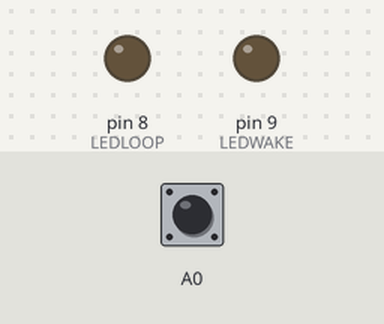
Bench run of a sketch on a simulated Arduino Uno, built with avr-gcc and run on an emulated ATmega328P. Parts: output pins drawn as LEDs (lit = HIGH). The test bench sets the inputs (shaded band); at power-on: A0 HIGH.

Above: at 1.2 s.
1.3 s: A0 pulled LOW for 0.15 s
At 1.37 s:
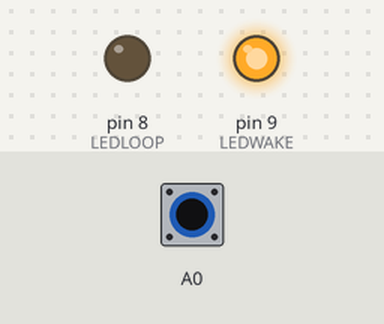
2.9 s: A0 pulled LOW for 3.2 s
At 7.4 s:
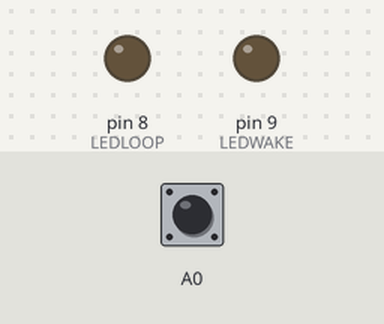
Timing chart, 0 to 8.9 s (numbered marks = the images above; inputs shaded):
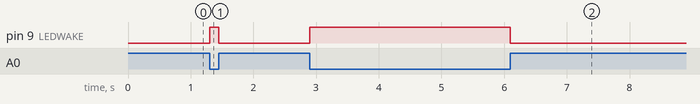

Measured:
- after the input at 1.3 s, pin 9 (LEDWAKE): LOW → HIGH at once, → LOW 0.15 s later
- after the input at 2.9 s, pin 9 (LEDWAKE): LOW → HIGH at once, → LOW 3.2 s later

The sketch:

interruption.ino
```cpp
#include <avr/sleep.h>

const byte LEDLOOP = 8;
const byte LEDWAKE = 9;

ISR (PCINT1_vect)
 {
 // handle pin change interrupt for A0 to A5 here

 // toggle LED
 digitalWrite (LEDWAKE, !digitalRead (LEDWAKE));
 }  // end of PCINT1_vect

void setup ()
  {
  pinMode (LEDWAKE, OUTPUT);
  pinMode (LEDLOOP, OUTPUT);
  digitalWrite (A0, HIGH);  // enable pull-up

  // pin change interrupt
  PCMSK1 |= bit (PCINT8);  // want pin A0
  PCIFR  |= bit (PCIF1);   // clear any outstanding interrupts
  PCICR  |= bit (PCIE1);   // enable pin change interrupts for A0 to A5

  }  // end of setup

void loop ()
{
 while(1) {}
  } // end of loop
```
